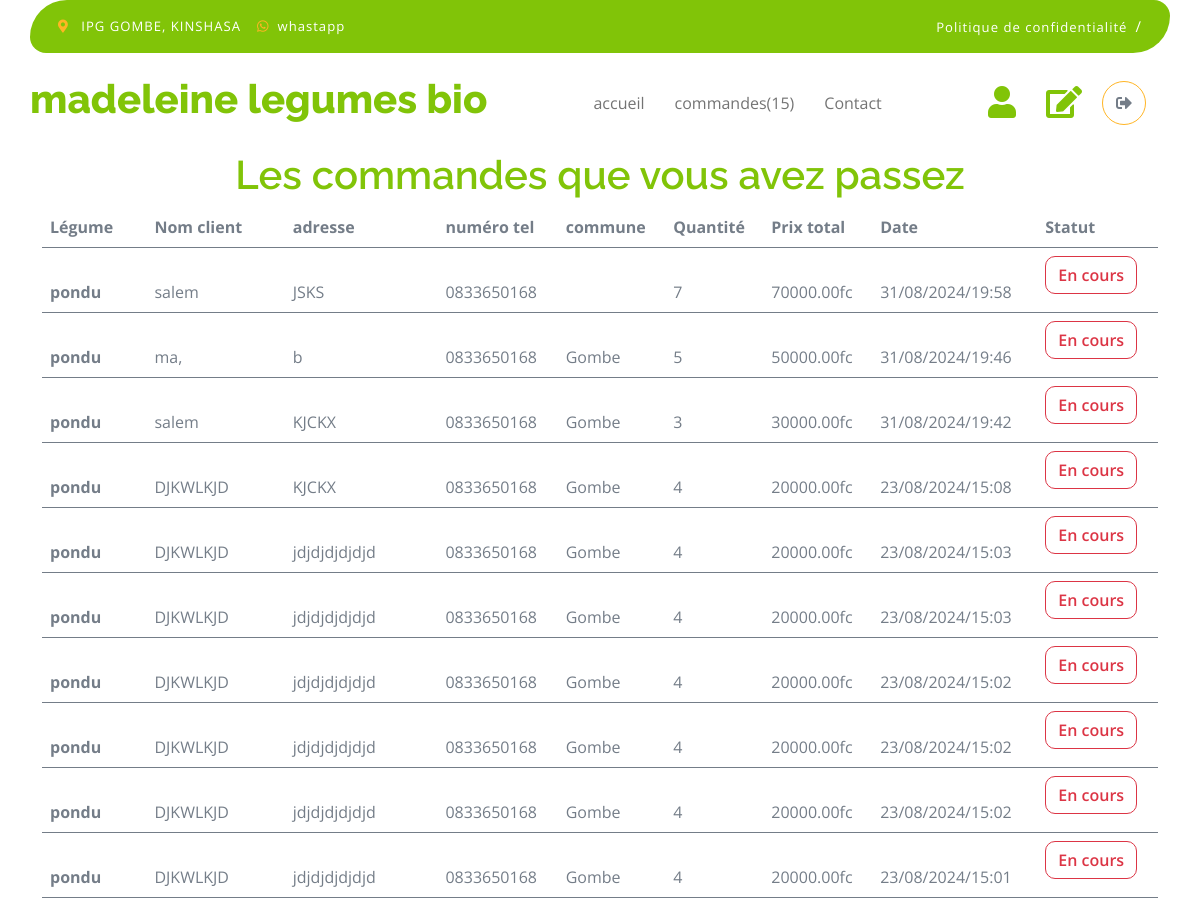
Before: /accounts/seeallcommands/ (signed in, upper part) with the older database file.
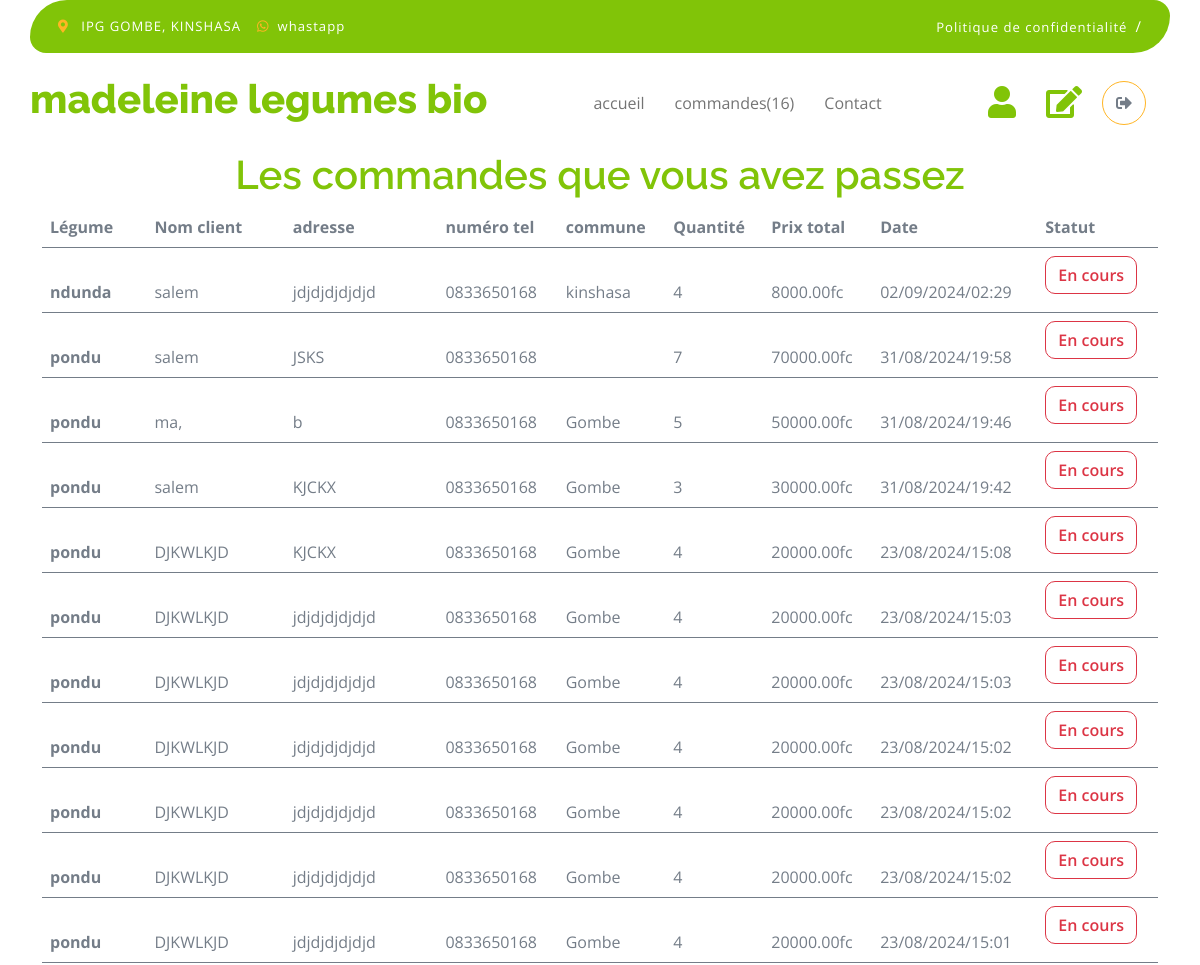
After: the same page with the newer database file.
### vegetable_shop/models.py (models this page shows, shortened)
class Command(models.Model):
    user = models.ForeignKey(User, on_delete=models.CASCADE, default=1)
    vegetable = models.ForeignKey('Vegetable', on_delete=models.CASCADE)
    quantity = models.IntegerField()
    amount = models.DecimalField(max_digits=10, decimal_places=2, default=0)
    name_client = models.CharField(max_length=100)
    commune_client = models.CharField(max_length=200)
    address_client = models.CharField(max_length=200)
    date_command = models.DateTimeField(default=datetime.now)
    statut = models.CharField(max_length=50, default='En cours')

class Vegetable(models.Model):
       name = models.CharField(max_length=100)
       description = models.TextField()
       picture = models.ImageField(upload_to='pictures', blank=True)
       price = models.DecimalField(max_digits=10, decimal_places=2)
       stock = models.IntegerField()
       date_add = models.DateTimeField(auto_now_add=True)
       def __str__(self):
           return self.name

### accounts/models.py (models this page shows, shortened)
class Profile(models.Model):
    user = models.OneToOneField(User, on_delete=models.CASCADE)
    phone_number = models.CharField(max_length=15, blank=True)
    commune =  models.CharField(max_length=100, blank=True)

### accounts/views.py (the view)
# urls.py: path('seeallcommands/', views.seeallcommands, name='seeallcommands'),
@permission_required('vegetable_shop.change_command')
def seeallcommands(request):
    ongoing_commands = Command.objects.filter(statut='En cours').order_by('-date_command')
    other_commands = Command.objects.exclude(statut='En cours').order_by('-date_command')
    all_commands = list(ongoing_commands) + list(other_commands)
    total_commands = Command.objects.filter(statut= 'En cours').count()
    return render(request, 'accounts/seeallcommands.html', {'commands': all_commands, 'total_commands': total_commands})

### accounts/templates/accounts/seeallcommands.html (shortened to what the changed rows need)
{% load static %}
<!DOCTYPE html>
<html lang="en">
    <head>
        <link rel="stylesheet" href="https://use.fontawesome.com/releases/v5.15.4/css/all.css"/>
        <link href="https://cdn.jsdelivr.net/npm/bootstrap-icons@1.4.1/font/bootstrap-icons.css" rel="stylesheet">
        <link href="{% static 'lib/lightbox/css/lightbox.min.css' %}" rel="stylesheet">
        <link href="{% static 'lib/owlcarousel/assets/owl.carousel.min.css' %}" rel="stylesheet">
        <link href="{% static 'css/bootstrap.min.css' %}" rel="stylesheet">
        <link href="{% static 'css/style.css' %}" rel="stylesheet">
    </head>
    <body>
        <div class="container-fluid fixed-top">
            <div class="container px-0">
                <nav class="navbar navbar-light bg-white navbar-expand-xl">
                    <a href="/" class="navbar-brand"><h1 class="text-primary display-6">madeleine legumes bio</h1></a>
                    <div class="collapse navbar-collapse bg-white" id="navbarCollapse">
                        <div class="navbar-nav mx-auto">
                            <a href="{% url 'vegetable_shop:index' %}" class="nav-item nav-link">accueil</a>
                            {% if user.is_staff %}
                            <a href="{% url 'accounts:seeallcommands' %}" class="nav-item nav-link">commandes({{total_commands}})</a>
                            {% else %}
                            <a href="{% url 'vegetable_shop:commands' %}" class="nav-item nav-link">commandes</a>
                            {% endif %}
                            <a href="{% url 'vegetable_shop:contact' %}" class="nav-item nav-link">Contact</a>
                        </div>
                    </div>
                </nav>
            </div>
        </div>
        <div class="container py-5 mt-5" id="seecommands" style="position:relative; top: 55px;">
            {% block content %}
            <h1 class="text-primary text-center">Les commandes que vous avez passez</h1>
            <div class="table-responsive">
                <table class="table">
                    <thead>
                      <tr>
                        <th scope="col">Légume</th>
                        <th scope="col">Nom client</th>
                        <th scope="col">adresse</th>
                        <th scope="col">numéro tel</th>
                        <th scope="col">commune</th>
                        <th scope="col">Quantité</th>
                        <th scope="col">Prix total</th>
                        <th scope="col">Date</th>
                        <th scope="col">Statut</th>
                      </tr>
                    </thead>
                    {% for command in commands %}
                    <tbody>
                        <tr>
                            <th scope="row">
                                <p class="mb-0 mt-4">{{command.vegetable}}</p>
                            </th>
                            <td>
                                <p class="mb-0 mt-4">{{ command.name_client }}</p>
                            </td>
                            <td>
                                <p class="mb-0 mt-4">{{command.address_client}}</p>
                            </td>
                            <td>
                                <p class="mb-0 mt-4">{{command.user.profile.phone_number}}</p>
                            </td>
                            <td>
                                <p class="mb-0 mt-4">{{command.commune_client}}</p>
                            </td>
                            <td>
                               <p class="mb-0 mt-4">{{command.quantity}}</p>
                            </td>
                            <td>
                                <p class="mb-0 mt-4"> {{command.amount}}fc </p>
                            </td>
                            <td>
                                <p class="mb-0 mt-4"> {{ command.date_command|date:"d/m/Y/H:i" }} </p>
                            </td>
                            {% if command.statut == 'effectué' %}
                            {% with color_statut='btn-link' %}
                                <td>
                                    <a href="{% url 'accounts:update_status' command.id %}" class="btn {{ color_statut }} statut" data-id="{{ command.id }}"> {{ command.statut }} </a>
                                </td>
                            {% endwith %}
                        {% else %}
                            {% with color_statut='btn-outline-danger' %}
                                <td>
                                    <a href="{% url 'accounts:update_status' command.id %}" class="btn {{ color_statut }} statut" data-id="{{ command.id }}"> {{ command.statut }} </a>
                                </td>
                            {% endwith %}
                        {% endif %}
                        </tr>
                    </tbody>
                    {% empty %}
                    <h3 class="text-center">Aucune commande n'a encore été passée</h3>
                    {% endfor %}
                </table>
            </div>
            {% endblock %}
        </div>
</body>
</html>

Changed rows visible on the page:
added Command: vegetable "ndunda", name_client "salem", address_client "jdjdjdjdjdjd", user.profile.phone_number "0833650168", commune_client "kinshasa", quantity "4", amount "8000.00", date_command "02/09/2024/02:29", statut "En cours"
Other visible differences:
{{ total_commands }}: "15" → "16"
